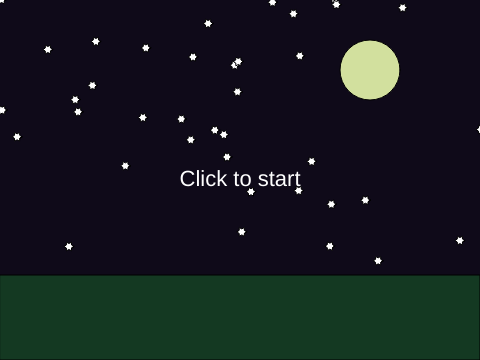
Frame 1 (no input)
Frame 60 (no input): identical to frame 1, image omitted
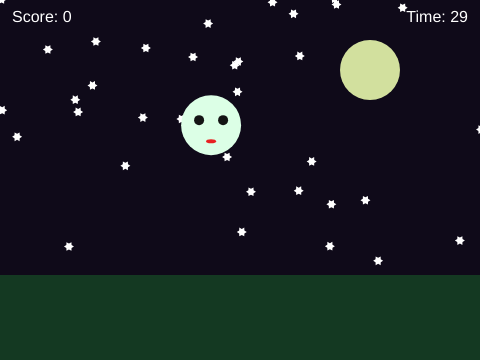
Frame 120 (the mouse pressed at the canvas centre since frame 60)

The p5.js sketch that drew these frames (run headless with seeded random() and noise() and a simulated clock; from frame 60 on, the mouse is pressed at the canvas centre):

// p5.js sketch
// ── sketch.js
let ghost;
let score = 0;
let duration = 30;
let startTime;
let state = 'start';
let spawnEvery = 60;
function setup() {
  createCanvas(480, 360);
  spawnGhost();
randomSeed(41)
  noiseSeed(47)
    
  for ( i=0;i<85;i++){
    let x = noise(random(1000))*480*3
    let y = noise(random(1000))*360*3
    let pos = [x-480,y-360,6,3,5]
    starPositions.push(pos)
  }
}
let starPositions = []
function draw() {
  background(15, 10, 25);
  for (let i = 0; i < starPositions.length; i++) {
  drawStar(
    starPositions[i][0],
    starPositions[i][1],
    starPositions[i][2],
    starPositions[i][3],
    starPositions[i][4]
  );
}
  fill('#d2e09e')
  ellipse(370,70,60)
  fill("#143922")
  rect(0,360-85,480,85)
  if (state === 'start') {
    textAlign(CENTER, CENTER);
    fill(255);
    textSize(22);
    text('Click to start', width / 2, height / 2);
    return;
  }

  if (state === 'over') {
    textAlign(CENTER, CENTER);
    fill(255);
    textSize(22);
    text('Game over\nScore: ' + score + '\nClick to retry', width / 2, height / 2);
    return;
  }
   let elapsed = (millis() - startTime) / 1000;
  let timeLeft = max(0, duration - elapsed);
  if (timeLeft <= 0) {
    state = 'over';
    return;
  }
if (frameCount % spawnEvery === 0) spawnGhost();
  drawGhost(ghost.x, ghost.y);

  textAlign(LEFT, TOP);
  fill(255);
  textSize(16);
  text('Score: ' + score, 12, 10);
  textAlign(RIGHT, TOP);
  text('Time: ' + ceil(timeLeft), width - 12, 10);
}
function mousePressed() {
  if (state === 'start' || state === 'over') {
    state = 'play';
    score = 0;
    startTime = millis();
    spawnGhost();
    return;
  }
  if (dist(mouseX, mouseY, ghost.x, ghost.y) < 30) {
    score++;
    spawnGhost();
  }
}
function spawnGhost() {
  ghost = { x: random(40, width - 40), y: random(40, height - 40) };
}

function drawGhost(x, y) {
  noStroke();
  fill(220, 255, 230);
  ellipse(x, y, 60, 60);
  fill(20);
  ellipse(x - 12, y - 5, 10);
  ellipse(x + 12, y - 5, 10);
  fill(255, 255, 255, 200); // White with a little transparency
  noStroke();
  
  fill('#e82121')
  ellipse(x,y+16,10,4)
  
}



function drawStar(x, y, numPoints, innerRadius, outerRadius) {
   let angle = TWO_PI / numPoints;
   let halfAngle = angle / 2.0;
   beginShape();
   for (let a = 0; a < TWO_PI; a += angle) {
       // Outer point
       let sx = x + cos(a) * outerRadius;
       let sy = y + sin(a) * outerRadius;
       vertex(sx, sy);
       // Inner pointa
       sx = x + cos(a + halfAngle) * innerRadius;
       sy = y + sin(a + halfAngle) * innerRadius;
       vertex(sx, sy);
   }
   endShape(CLOSE);
}
